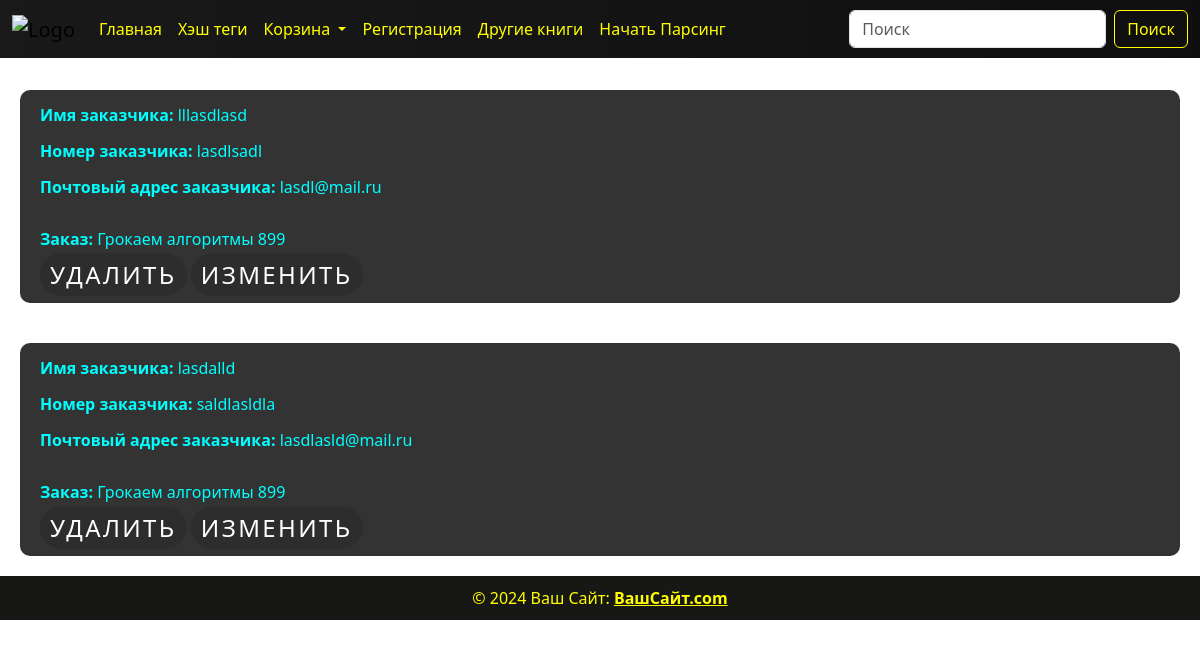
Page /backet/ on the earlier database version.
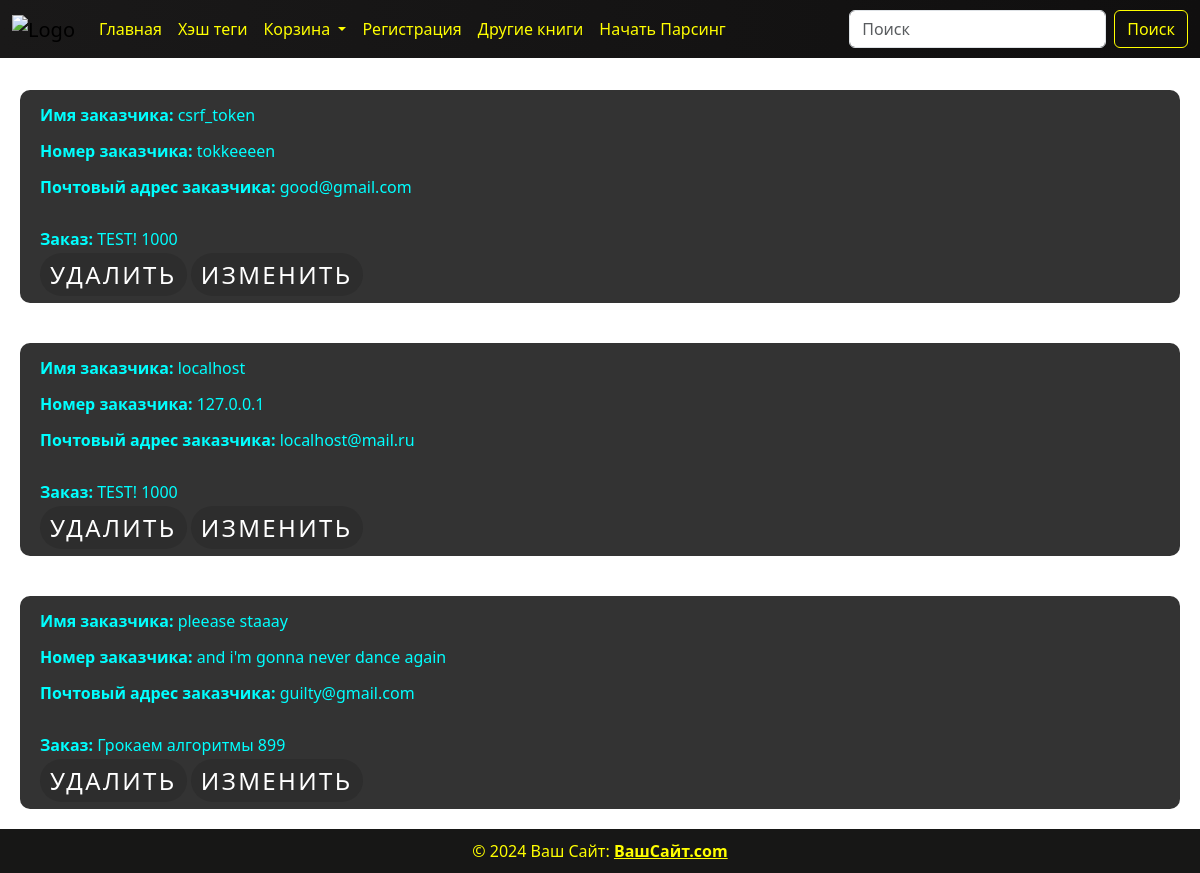
Same page on the later database version.
### backet/models.py (models this page shows)
class Order(models.Model):
    name = models.CharField(max_length=255)
    phone_number = models.CharField(max_length=255)
    email = models.EmailField()
    book = models.ForeignKey(Books, on_delete=models.CASCADE, related_name='orders')

### main_page/models.py (models this page shows)
class Books(models.Model):
    GENRE_CHOICES = [
        ('Fantastic', 'Фантастика'),
        ('Adventure', 'Приключения'),
        ('Science', 'Научная')
    ]
    book_name = models.CharField(max_length=255, verbose_name="Название книги")
    book_description = models.CharField(max_length=600, verbose_name="Краткое описание")
    book_price = models.PositiveIntegerField(verbose_name="сколько стоит книга?")
    book_release = models.DateField(verbose_name="Дата выхода")
    book_genre = models.CharField(max_length=255, verbose_name="Жанр книги", choices=GENRE_CHOICES)
    book_photo = models.ImageField(null=True)
    authors_email = models.EmailField(verbose_name="почта автора")
    authors_name = models.CharField(max_length=255, verbose_name="Имя автора")
    class Meta:
        verbose_name = 'Книга'
        verbose_name_plural = 'Книги'
    def __str__(self):
        return self.book_name + " " + str(self.book_price)

### backet/views.py (the view)
# urls.py: path('backet/', views.BacketListView.as_view(), name='backet_list'),
class BacketListView(generic.ListView):
    template_name = 'backet_list.html'
    context_object_name = 'orders'
    def get_queryset(self):
        return Order.objects.all()

### templates/backet_list.html
{% include 'header.html' %}
    {% if orders %}
        {% for item in orders %}
    <div class="backet">
        <p><strong>Имя заказчика: </strong>{{item.name}}</p><br>
        <p><strong>Номер заказчика: </strong>{{item.phone_number}}</p><br>
        <p><strong>Почтовый адрес заказчика: </strong>{{item.email}}</p><br>
        <p></p><strong>Заказ: </strong>{{item.book}}</p><br>
        <a href={% url 'backet_delete' item.id %} style="--clr:#0f0;"><span>Удалить</span></a>
        <a href={% url 'backet_edit' item.id %} style="--clr:#0f0;"}><span>Изменить</span></a>
    </div>
        {% endfor %}
    {% endif %}
{% include 'footer.html' %}

### templates/header.html (shortened to what this page needs)
<!DOCTYPE html>
{% load static %}
<html lang="en">
<head>
    <link href="https://cdn.jsdelivr.net/npm/bootstrap@5.3.3/dist/css/bootstrap.min.css" rel="stylesheet"
>
    <link rel="stylesheet" href="{% static 'css/details.css' %}">
    <link rel="stylesheet" href="{% static 'css/style.css' %}">
</head>
<body>
<nav class="navbar navbar-expand-lg bg-body-tertiary fixed-top"
     style="background: linear-gradient(to right, #1a1919, #100f0f);">
    <div class="container-fluid">
        <a class="navbar-brand" href="#">
            <img src="https://lh5.googleusercontent.com/yzWtzlXIlHfLjcFkr0S7UgmoX9HFoJ6VRszWZyEt-G85Gl5ID_XxoLX6Ji6E223S-EU2UUt2Y89uOwkm0tr8KkLQbM4Su17ln5HVBLaLHfxFIqm4DDpwmzPhfeAg1mja2Xdz7JkCvJqbpoEOT0CX8Cg"
                 alt="Logo" style="width: 40px; height: 40px;">
        </a>
        <div class="collapse navbar-collapse" id="navbarSupportedContent">
            <ul class="navbar-nav me-auto mb-2 mb-lg-0">
                <li class="nav-item">
                    <a class="nav-link active" aria-current="page" href="{% url 'book_list' %}" style="color: yellow;">Главная</a>
                </li>
                <li class="nav-item">
                    <a class="nav-link" href="#" style="color: yellow;">Хэш теги</a>
                </li>
                <li class="nav-item dropdown">
                    <a class="nav-link dropdown-toggle" href="#" role="button" data-bs-toggle="dropdown"
                       aria-expanded="false" style="color: yellow;">
                        Корзина
                    </a>
                </li>
                <li class="nav-item">
                    <a class="nav-link enable" href="#" style="color: yellow;">Регистрация</a>
                </li>
                <li class="nav-item">
                    <a class="nav-link enable" href={% url 'litres_list' %} style="color: yellow;">Другие книги</a>
                </li>
                <li class="nav-item">
                    <a class="nav-link enable" href={% url 'create_data' %} style="color: yellow;">Начать Парсинг</a>
                </li>
            </ul>
            <form class="d-flex" role="search">
                <input class="form-control me-2" type="search" placeholder="Поиск" aria-label="Поиск">
                <button class="btn btn-outline-success" type="submit" style="color: yellow; border-color: yellow;">
                    Поиск
                </button>
            </form>
        </div>
    </div>
</nav>

### templates/footer.html (shortened to what this page needs)
<footer>
    © 2024 Ваш Сайт:
    <a class="text-reset fw-bold" href="#" style="color: yellow;">ВашСайт.com</a>
</footer>
</body>
</html>

### static/css/details.css (style rules this page uses)
body { display: flex; flex-direction: column; min-height: 100vh; padding-top: 70px; background: url("https://i.pinimg.com/736x/e3/7d/a9/e37da92d1e32051af32a81a8950733f3.jpg"); background-repeat: no-repeat; background-size: cover; background-position: center; }
footer { background-color: #171716; color: yellow; text-align: center; padding: 10px; }

### static/css/style.css (style rules this page uses)
body { display: flex; flex-direction: column; min-height: 100vh; padding-top: 70px; background: url("https://i.pinimg.com/736x/e3/7d/a9/e37da92d1e32051af32a81a8950733f3.jpg"); background-repeat: no-repeat; background-size: cover; background-position: center; }
footer { background-color: #171716; color: yellow; text-align: center; padding: 10px; }
div.backet { margin: 20px; padding: 20px; background: #333; color: cyan; border-radius: 10px; line-height: 10px; justify-content: center; align-items: center; }
.backet a { position:relative; background: rgba(45,45,45,1); padding: 5px 10px; border-radius: 50px; color: #fff; font-size: 1.5em; text-transform: uppercase; text-decoration: none; letter-spacing: 0.1em; transition: 0.5s; overflow: hidden; }
a span { position: relative; z-index: 1; }

Differences in the rows shown:
changed Order: name "lllasdlasd" → "csrf_token"; phone_number "lasdlsadl" → "tokkeeeen"; email "lasdl@mail.ru" → "good@gmail.com"; book "Грокаем алгоритмы 899" → "TEST! 1000"
changed Order: name "lasdalld" → "localhost"; phone_number "saldlasldla" → "127.0.0.1"; email "lasdlasld@mail.ru" → "localhost@mail.ru"; book "Грокаем алгоритмы 899" → "TEST! 1000"
added Order: name "pleease staaay", phone_number "and i'm gonna never dance again", email "guilty@gmail.com", book "Грокаем алгоритмы 899"
